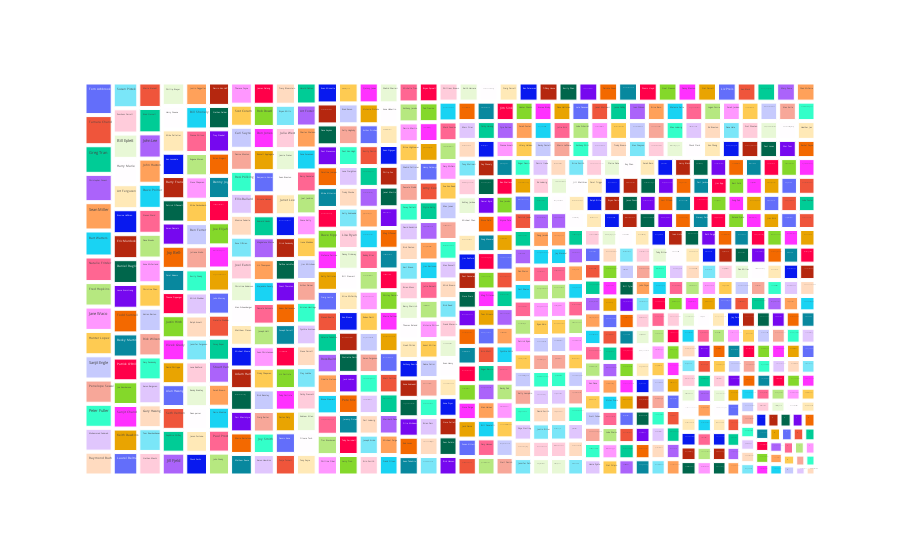

The cell this chart's notebook holds for it:
### Code cell
fig=px.treemap(df,path=['Customer Name'],values='Sales')
fig.show()

### Figure 1 — Plotly figure (JSON) as saved in the notebook; plotly's stock layout.template omitted (floating-point values rounded to 4 significant figures; data arrays with more than 128 entries replaced by an {"elided": "..."} marker saying what was removed)
{"data": [{"branchvalues": "total", "domain": {"x": [0, 1], "y": [0, 1]}, "hovertemplate": "labels=%{label}<br>Sales=%{value}<br>parent=%{parent}<br>id=%{id}<extra></extra>", "ids": {"elided": "795 str values"}, "labels": {"elided": "795 str values"}, "name": "", "parents": {"elided": "795 str values"}, "type": "treemap", "values": {"elided": "795 float values"}}], "layout": {"legend": {"tracegroupgap": 0}, "margin": {"t": 60}}}
